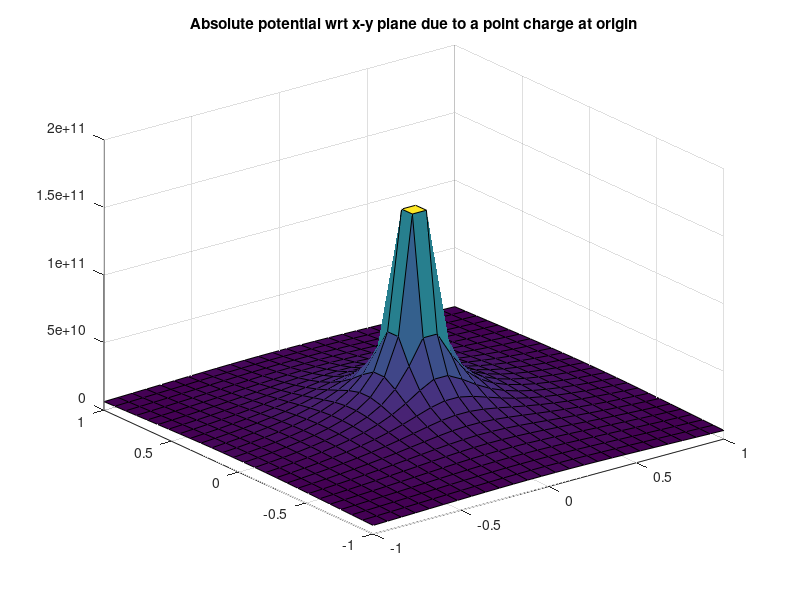
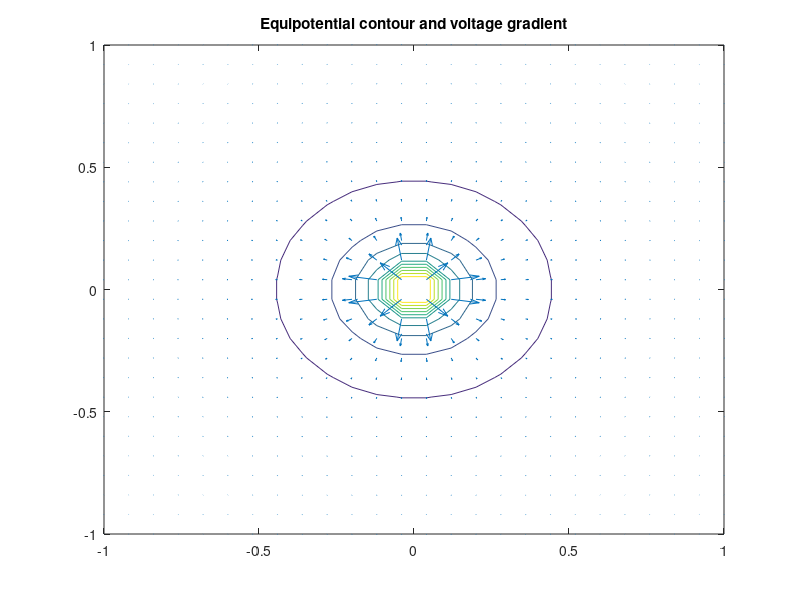

These figures' MATLAB source, in order:
clc;
clear;
%Program to calculate Electric Field Intensity E=-del(V)
%Consider a point charge Q=+1C at origin(0,0)
%Potential function is V=(9e9*Q)/r;
%r is the distance from the point charge, where V is calculated
% r=sqrt(x^2+y^2)
[x,y] = meshgrid(-1:.08:1, -1:.08:1);  %x-y plane of (-1,1) to (-1,1)with 26x26 points
% Calculating distance function r=sqrt(x^2+y^2) and potential function.
% x, y, r, V, E are matrices of size(26x26)
size_x=size(x,1);
for i=1:size_x
    for j=1:size_x
    r(i,j)=sqrt(x(i,j)^2+y(i,j)^2);% distance
    V(i,j)=9e9/r(i,j);% potential V at various r
    end
end
figure(1)
surf(x,y,V); %value of V(z axis) at various(x,y)-within (-1,1), (-1,1)
title('Absolute potential wrt x-y plane due to a point charge at origin');
figure(2)
[Ex,Ey]=gradient(V);%Electric field intensity at various points
Ex=Ex*(-1); %E in the direction of unit vector ax
Ey=Ey*(-1); %E in the direction of unit vector ay
E=sqrt(Ex^2+Ey^2); % magnitude of E at various points
contour (x,y,V); %equipotential countour wrt x-y plane
hold on;
quiver(x,y,Ex,Ey); %Variation of potential
title('Equipotential contour and voltage gradient');
